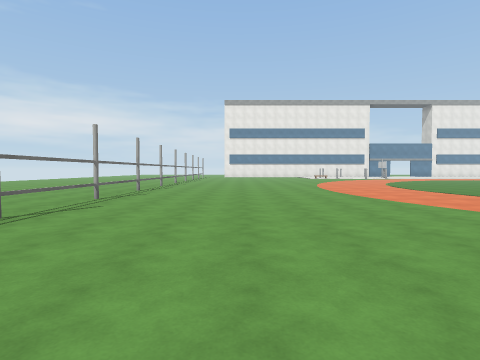
View 1 (above)

19 first-person views from a walk through a Unity game level. The camera is 1.4 m above the floor, tilts 2° down and sees 80° across. The floor is counted in squares, 2 m on a side. Each view is taken from the middle of a square. On the plan, view 1 faces up. The plan holds only what a view shows up to about 10 squares ahead; the rest is blank. The place goes on beyond the plan. The player is left out. Surface patterns are stand-ins for the level's own textures.

View 2
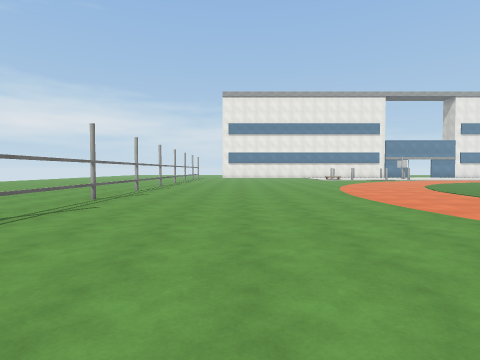

View 3
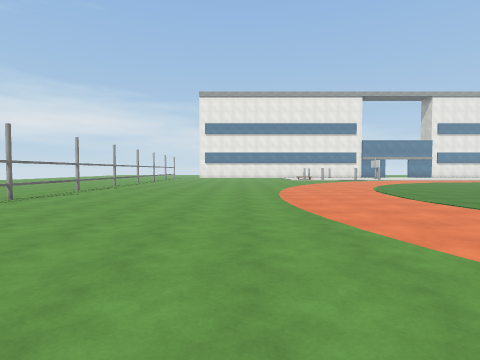

View 4
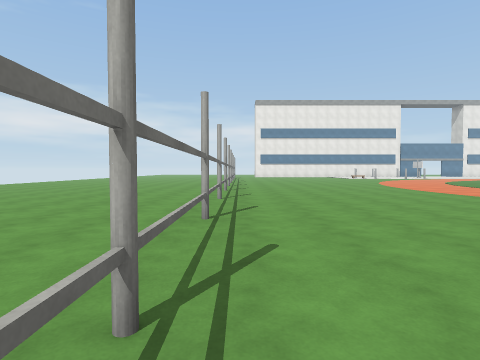

View 5
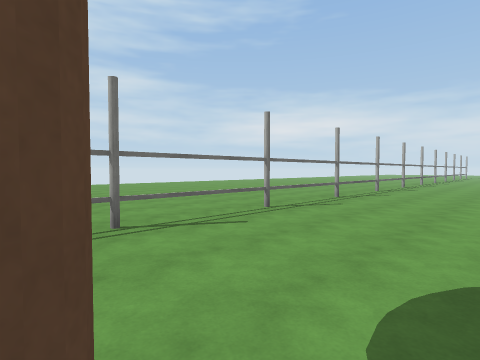

View 6
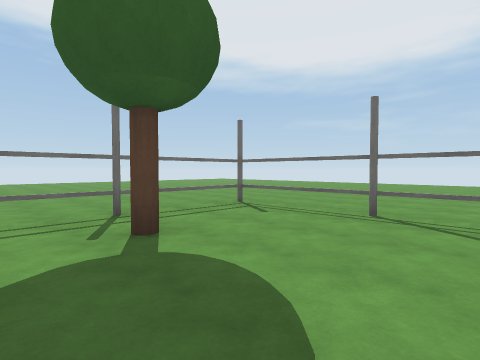

View 7
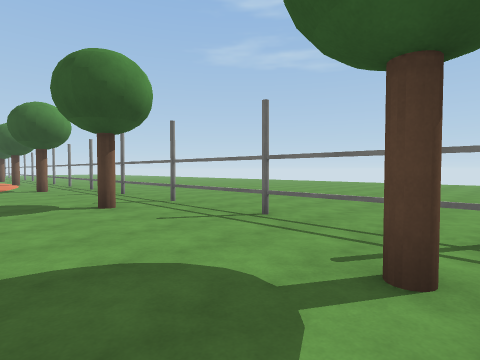

View 8
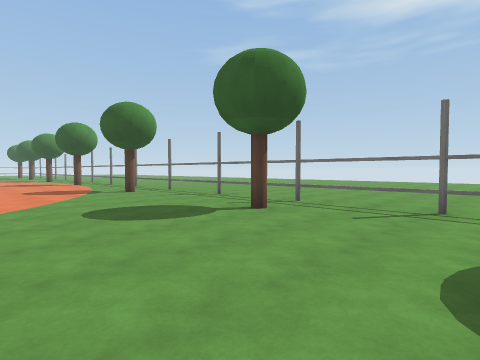

View 9
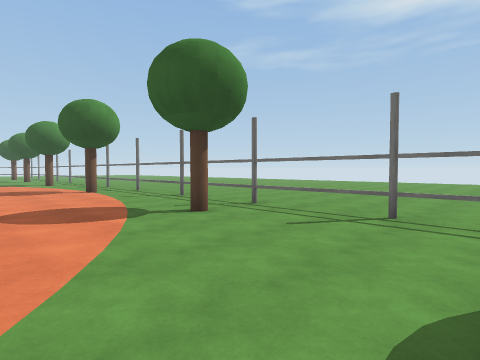

View 10
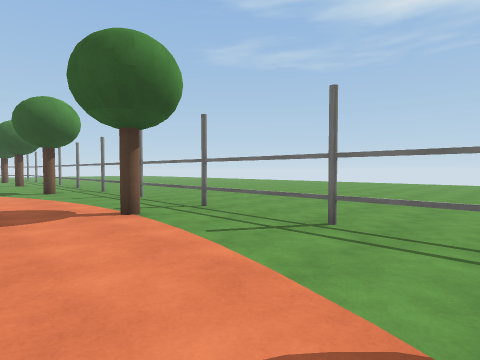

View 11
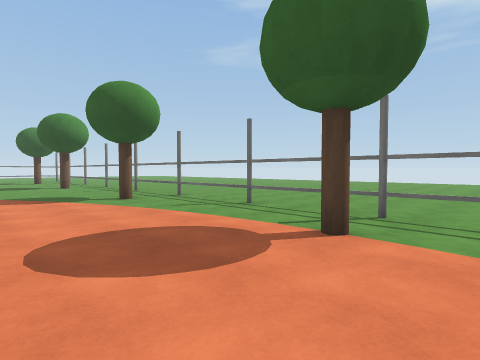

View 12
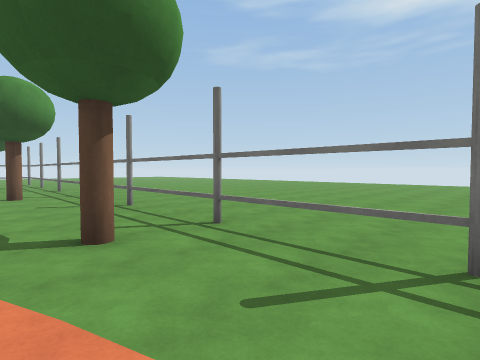

View 13
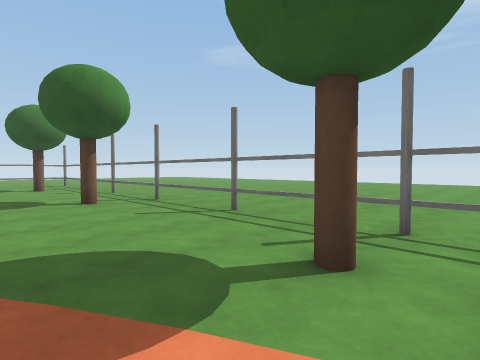

View 14
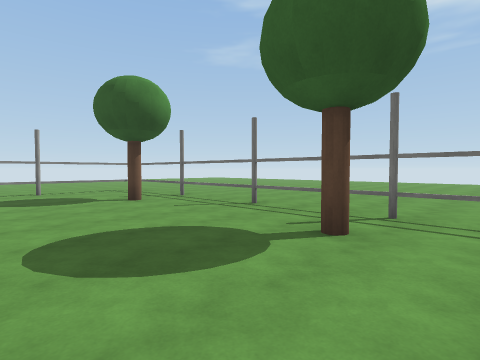

View 15
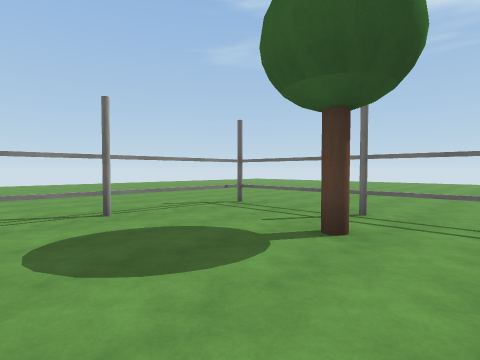

View 16
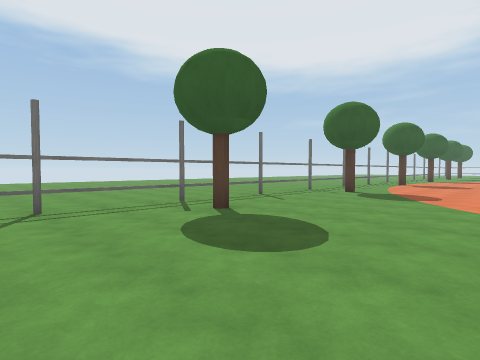

View 17
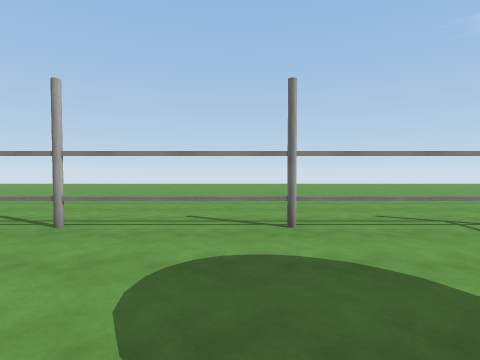

View 18
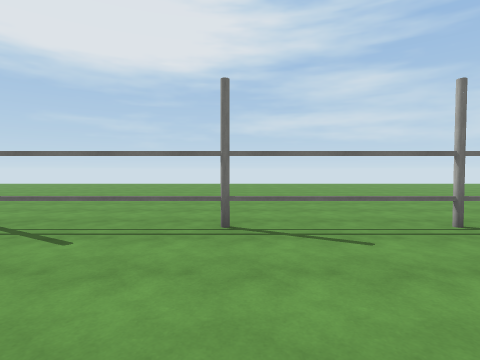

View 19
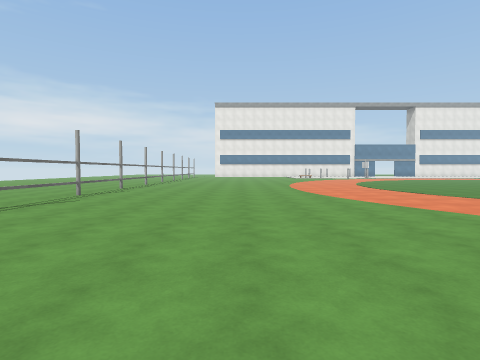

### Floor plan
Key: @ floor where view 1 was taken; # wall or solid block; . floor; = window, fence, low wall or low ledge.
Columns run from 5 left of view 1 to 40 right of it. Each row starts with its distance up from view 1.
 13 .=.............
 12 .=.............
 11 .=.............
 10 .=............
  9 .=............
  8 .=............
  7 .#............
  6 .=...........                               ..
  5 .=..........                                ..
  4 .=.........                                 ..
  3 .=.........                             ... ..
  2 .=........                             =... ..
  1 .#..........                  ......  .#... ..
  0 .=...@.................................=... ..
 -1 .=.....................................=......
 -2 .=.....................................=......
 -3 .=..#....#.....#....#.....#....#....#..=......
 -4 .===#=============#====#=============#==......
 -5 ..............................................
 -6 ..............................................
 -7 ........................................... ..
 -8 ...... ...........  ... ..................  ..
 -9      . ....      ...... ...........
-10    ... ...  ...  ...... ...... .... ...
-11    ......   ...  ...... ...... ...  ...
-12     ....    ..   .....  ....   ..   ..
-13      ..          ..     ....
-14                         ..

Where each view was taken, in squares from view 1:
view 1: 0 up, 0 right, facing up
view 2: 3 up, 0 right, facing up
view 3: 3 up, 2 right, facing up
view 4: 0 up, 3 left, facing up
view 5: 3 down, 0 right, facing up-left
view 6: 0 up, 1 right, facing down-left
view 7: 1 down, 1 left, facing down-right
view 8: 1 up, 1 right, facing down-right
view 9: 0 up, 6 right, facing down-right
view 10: 1 down, 11 right, facing down-right
view 11: 0 up, 14 right, facing down-right
view 12: 2 down, 18 right, facing down-right
view 13: 1 down, 20 right, facing down-right
view 14: 0 up, 25 right, facing down-right
view 15: 0 up, 30 right, facing down-right
view 16: 1 up, 30 right, facing down-left
view 17: 1 down, 31 right, facing right
view 18: 10 up, 0 right, facing left
view 19: 1 down, 1 right, facing up
